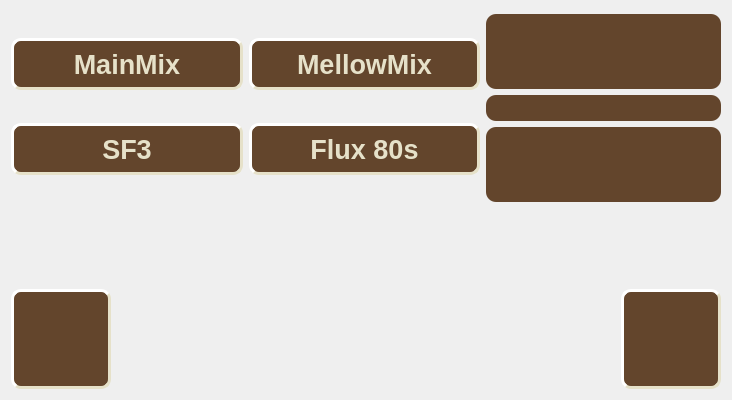
<?xml version="1.0" encoding="UTF-8"?>
<ui version="4.0">
 <class>FormSettings</class>
 <widget class="QWidget" name="FormSettings">
  <property name="geometry">
   <rect>
    <x>0</x>
    <y>0</y>
    <width>732</width>
    <height>400</height>
   </rect>
  </property>
  <property name="windowTitle">
   <string>Form</string>
  </property>
  <property name="styleSheet">
   <string notr="true">QToolButton {
    background-color: rgb(99, 69, 44);
    border-style: outset;
    border-width: 3px;
    border-radius: 10px;
    border-color: rgb(230, 225, 201);
    padding: 6px;
   color: rgb(230, 225, 201);

}

QToolButton:pressed {
    border-style: inset;
	border-color: rgb(172, 147,98);
}

QToolButton:checked {
    border-style: inset;
	border-color: rgb(230, 225, 201);
	color: rgb(172, 147,98);
}</string>
  </property>
  <layout class="QVBoxLayout" name="verticalLayout">
   <item>
    <layout class="QHBoxLayout" name="horizontalLayout" stretch="2,1">
     <property name="leftMargin">
      <number>0</number>
     </property>
     <property name="topMargin">
      <number>0</number>
     </property>
     <property name="rightMargin">
      <number>0</number>
     </property>
     <property name="bottomMargin">
      <number>0</number>
     </property>
     <item>
      <layout class="QGridLayout" name="gridLayout" rowstretch="0,0" columnstretch="0,0" rowminimumheight="0,0">
       <property name="leftMargin">
        <number>0</number>
       </property>
       <property name="topMargin">
        <number>0</number>
       </property>
       <property name="rightMargin">
        <number>0</number>
       </property>
       <property name="bottomMargin">
        <number>0</number>
       </property>
       <property name="spacing">
        <number>6</number>
       </property>
       <item row="1" column="0">
        <widget class="QToolButton" name="pushButtonSf3">
         <property name="sizePolicy">
          <sizepolicy hsizetype="Expanding" vsizetype="Fixed">
           <horstretch>0</horstretch>
           <verstretch>0</verstretch>
          </sizepolicy>
         </property>
         <property name="font">
          <font>
           <pointsize>20</pointsize>
           <bold>true</bold>
          </font>
         </property>
         <property name="text">
          <string>SF3</string>
         </property>
         <property name="icon">
          <iconset resource="resource.qrc">
           <normaloff>:/icons/icons/sf3.svg</normaloff>:/icons/icons/sf3.svg</iconset>
         </property>
         <property name="iconSize">
          <size>
           <width>64</width>
           <height>64</height>
          </size>
         </property>
         <property name="checkable">
          <bool>true</bool>
         </property>
         <property name="autoExclusive">
          <bool>true</bool>
         </property>
         <property name="toolButtonStyle">
          <enum>Qt::ToolButtonTextUnderIcon</enum>
         </property>
        </widget>
       </item>
       <item row="0" column="0">
        <widget class="QToolButton" name="pushButtonRpMainMix">
         <property name="sizePolicy">
          <sizepolicy hsizetype="Expanding" vsizetype="Fixed">
           <horstretch>0</horstretch>
           <verstretch>0</verstretch>
          </sizepolicy>
         </property>
         <property name="font">
          <font>
           <pointsize>20</pointsize>
           <bold>true</bold>
          </font>
         </property>
         <property name="styleSheet">
          <string notr="true"/>
         </property>
         <property name="text">
          <string>MainMix</string>
         </property>
         <property name="icon">
          <iconset resource="resource.qrc">
           <normaloff>:/icons/icons/radioparadise.png</normaloff>:/icons/icons/radioparadise.png</iconset>
         </property>
         <property name="iconSize">
          <size>
           <width>64</width>
           <height>64</height>
          </size>
         </property>
         <property name="checkable">
          <bool>true</bool>
         </property>
         <property name="autoExclusive">
          <bool>true</bool>
         </property>
         <property name="toolButtonStyle">
          <enum>Qt::ToolButtonTextUnderIcon</enum>
         </property>
        </widget>
       </item>
       <item row="0" column="1">
        <widget class="QToolButton" name="pushButtonRpMellowMix">
         <property name="sizePolicy">
          <sizepolicy hsizetype="Expanding" vsizetype="Fixed">
           <horstretch>0</horstretch>
           <verstretch>0</verstretch>
          </sizepolicy>
         </property>
         <property name="font">
          <font>
           <pointsize>20</pointsize>
           <bold>true</bold>
          </font>
         </property>
         <property name="text">
          <string>MellowMix</string>
         </property>
         <property name="icon">
          <iconset resource="resource.qrc">
           <normaloff>:/icons/icons/radioparadise.png</normaloff>:/icons/icons/radioparadise.png</iconset>
         </property>
         <property name="iconSize">
          <size>
           <width>64</width>
           <height>64</height>
          </size>
         </property>
         <property name="checkable">
          <bool>true</bool>
         </property>
         <property name="autoExclusive">
          <bool>true</bool>
         </property>
         <property name="toolButtonStyle">
          <enum>Qt::ToolButtonTextUnderIcon</enum>
         </property>
        </widget>
       </item>
       <item row="1" column="1">
        <widget class="QToolButton" name="pushButtonFlux80">
         <property name="sizePolicy">
          <sizepolicy hsizetype="Expanding" vsizetype="Fixed">
           <horstretch>0</horstretch>
           <verstretch>0</verstretch>
          </sizepolicy>
         </property>
         <property name="font">
          <font>
           <pointsize>20</pointsize>
           <bold>true</bold>
          </font>
         </property>
         <property name="text">
          <string>Flux 80s</string>
         </property>
         <property name="icon">
          <iconset resource="resource.qrc">
           <normaloff>:/icons/icons/flux80.png</normaloff>:/icons/icons/flux80.png</iconset>
         </property>
         <property name="iconSize">
          <size>
           <width>64</width>
           <height>64</height>
          </size>
         </property>
         <property name="checkable">
          <bool>true</bool>
         </property>
         <property name="autoExclusive">
          <bool>true</bool>
         </property>
         <property name="toolButtonStyle">
          <enum>Qt::ToolButtonTextUnderIcon</enum>
         </property>
        </widget>
       </item>
      </layout>
     </item>
     <item>
      <layout class="QVBoxLayout" name="verticalLayout_2">
       <property name="topMargin">
        <number>3</number>
       </property>
       <item>
        <widget class="QPushButton" name="pushButtonVolumeDecrement">
         <property name="minimumSize">
          <size>
           <width>0</width>
           <height>75</height>
          </size>
         </property>
         <property name="styleSheet">
          <string notr="true">QPushButton {
    background-color: rgb(99, 69, 44);
    border-style: outset;
    border-width: 0px;
    border-radius: 10px;
    border-color: rgb(230, 225, 201);
    padding: 6px;
	image: url(:/icons/icons/minus-on.svg);
}

QPushButton:pressed {
    border-style: inset;
	border-color: rgb(172, 147,98);

	image: url(:/icons/icons/minus-off.svg);
}

QPushButton:disabled {
    border-style: inset;
	border-color: rgb(0, 147,98);

	image: url(:/icons/icons/minus-off.svg);
}</string>
         </property>
         <property name="text">
          <string/>
         </property>
        </widget>
       </item>
       <item>
        <widget class="QLabel" name="labelVolume">
         <property name="styleSheet">
          <string notr="true">QLabel {
	background-color: rgb(99, 69, 44);
   border-style: outset;
   border-width: 0px;
   border-radius: 10px;
   border-color: rgb(230, 225, 201);
   padding: 6px;
  image: url(:/icons/icons/volume-0.svg);
 }</string>
         </property>
         <property name="text">
          <string/>
         </property>
         <property name="scaledContents">
          <bool>false</bool>
         </property>
         <property name="alignment">
          <set>Qt::AlignCenter</set>
         </property>
        </widget>
       </item>
       <item>
        <widget class="QPushButton" name="pushButtonVolumeIncrement">
         <property name="minimumSize">
          <size>
           <width>0</width>
           <height>75</height>
          </size>
         </property>
         <property name="styleSheet">
          <string notr="true">QPushButton {
    background-color: rgb(99, 69, 44);
    border-style: outset;
    border-width: 0px;
    border-radius: 10px;
    border-color: rgb(230, 225, 201);
    padding: 6px;
	image: url(:/icons/icons/plus-on.svg);
}

QPushButton:pressed {
    border-style: inset;
	border-color: rgb(172, 147,98);

	image: url(:/icons/icons/plus-off.svg);
}

QPushButton:disabled {
    border-style: inset;
	border-color: rgb(0, 147,98);

	image: url(:/icons/icons/plus-off.svg);
}</string>
         </property>
         <property name="text">
          <string/>
         </property>
        </widget>
       </item>
      </layout>
     </item>
    </layout>
   </item>
   <item>
    <spacer name="verticalSpacer">
     <property name="orientation">
      <enum>Qt::Vertical</enum>
     </property>
     <property name="sizeHint" stdset="0">
      <size>
       <width>0</width>
       <height>0</height>
      </size>
     </property>
    </spacer>
   </item>
   <item>
    <layout class="QHBoxLayout" name="horizontalLayout_2">
     <item>
      <widget class="QPushButton" name="pushButtonExit">
       <property name="minimumSize">
        <size>
         <width>100</width>
         <height>100</height>
        </size>
       </property>
       <property name="styleSheet">
        <string notr="true">QPushButton {
    background-color: rgb(99, 69, 44);
    border-style: outset;
    border-width: 3px;
    border-radius: 10px;
    border-color: rgb(230, 225, 201);
    padding: 6px;
	image: url(:/icons/icons/x-icon-on.svg);
}

QPushButton:pressed {
    border-style: inset;
	border-color: rgb(172, 147,98);

	image: url(:/icons/icons/x-icon-off.svg);
}</string>
       </property>
       <property name="text">
        <string/>
       </property>
      </widget>
     </item>
     <item>
      <spacer name="horizontalSpacer">
       <property name="orientation">
        <enum>Qt::Horizontal</enum>
       </property>
       <property name="sizeHint" stdset="0">
        <size>
         <width>40</width>
         <height>20</height>
        </size>
       </property>
      </spacer>
     </item>
     <item>
      <widget class="QPushButton" name="pushButtonDone">
       <property name="minimumSize">
        <size>
         <width>100</width>
         <height>100</height>
        </size>
       </property>
       <property name="styleSheet">
        <string notr="true">QPushButton {
    background-color: rgb(99, 69, 44);
    border-style: outset;
    border-width: 3px;
    border-radius: 10px;
    border-color: rgb(230, 225, 201);
    padding: 6px;
	image: url(:/icons/icons/ok-on.svg);
}

QPushButton:pressed {
    border-style: inset;
	border-color: rgb(172, 147,98);

	image: url(:/icons/icons/ok-off.svg);
}</string>
       </property>
       <property name="text">
        <string/>
       </property>
      </widget>
     </item>
    </layout>
   </item>
  </layout>
 </widget>
 <resources>
  <include location="resource.qrc"/>
 </resources>
 <connections/>
</ui>
